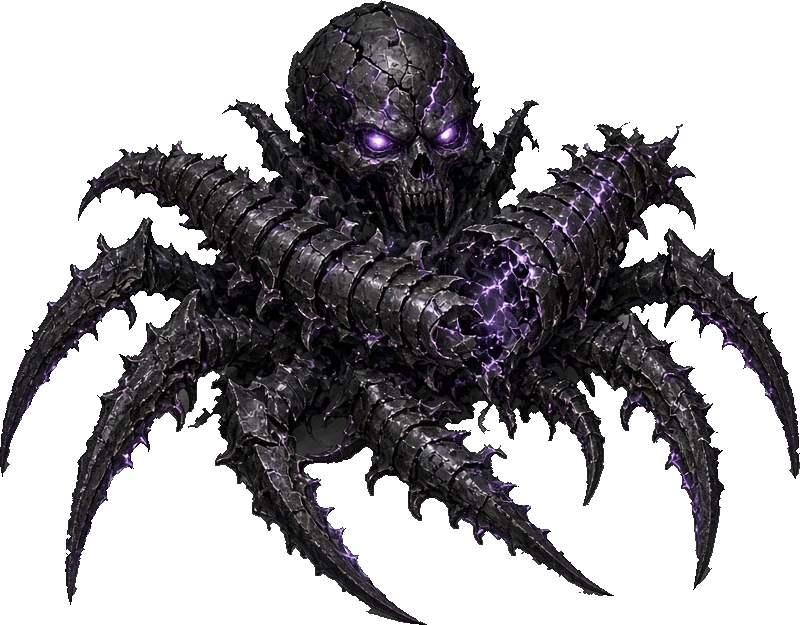
#> input picture art/bosses/coilspire/hitdeath_v1/remains_plate.png, 800 x 625 px, given in place of idle_S_f00.png, which was not available
$ python asheets.py out.png
#> lines starting #> are read from the running program, lines starting #| are printed output that depends on the picture; pictures that were not available may be replaced by others from this repository, and a replacement may not be noted
"""Mender actions v1 - contact sheets: per facing, every frame of every action, painted (top row) over the blockout clay it
is rigged on (middle row, blockout/clay, aim fix) and the approved blockout clay (bottom row, blockout/approved/clay, the
poses of mender_actions.mp4). Red line = pivot row 329; all tiles share one crop and scale.
usage: asheets.py [out_dir]"""
import os, sys, json, numpy as np
from PIL import Image, ImageDraw, ImageFont
HERE = os.path.dirname(os.path.abspath(__file__)); ROOT = os.path.join(HERE, '..')
OUT = sys.argv[1] if len(sys.argv) > 1 else ROOT
ACTS = {'idle': 12, 'attack': 12, 'skill': 12, 'hit': 8, 'death': 13}
BOX = (0, 0, 512, 360); SC = 0.45; BG = (172, 172, 172)
def font(sz):
    for p in ('/usr/share/fonts/truetype/dejavu/DejaVuSans.ttf',):
        if os.path.exists(p): return ImageFont.truetype(p, sz)
    return ImageFont.load_default()
FT = font(14); FB = font(18)

def tile(path):
    a = Image.open(path).convert('RGBA'); b = Image.new('RGBA', a.size, BG + (255,)); b.alpha_composite(a)
    d = ImageDraw.Draw(b); d.line([(0, 329), (512, 329)], fill=(200, 60, 60))
    b = b.crop(BOX).convert('RGB'); return b.resize((int(b.width * SC), int(b.height * SC)), Image.LANCZOS)

def sheet(F):
#> called with F = 'S'
    tw, th = int((BOX[2] - BOX[0]) * SC), int((BOX[3] - BOX[1]) * SC); lw = 120
    rows = []
    for act, n in ACTS.items():
        rows += [(act, 'painted', [f'{ROOT}/frames/{act}_{F}_f{i:02d}.png' for i in range(n)]),
                 (act, 'rig clay', [f'{ROOT}/blockout/clay/mender_{act}_{F}_f{i:02d}.png' for i in range(n)]),
                 (act, 'approved', [f'{ROOT}/blockout/approved/clay/mender_{act}_{F}_f{i:02d}.png' for i in range(n)])]
    S = Image.new('RGB', (lw + 13 * tw, 40 + len(rows) * (th + 4) + 5 * 10), (235, 235, 230)); d = ImageDraw.Draw(S)
#> after `S = Image.new('RGB', (lw + 13 * tw, 40 + len(rows) * (th + 4) + 5 * 10`:
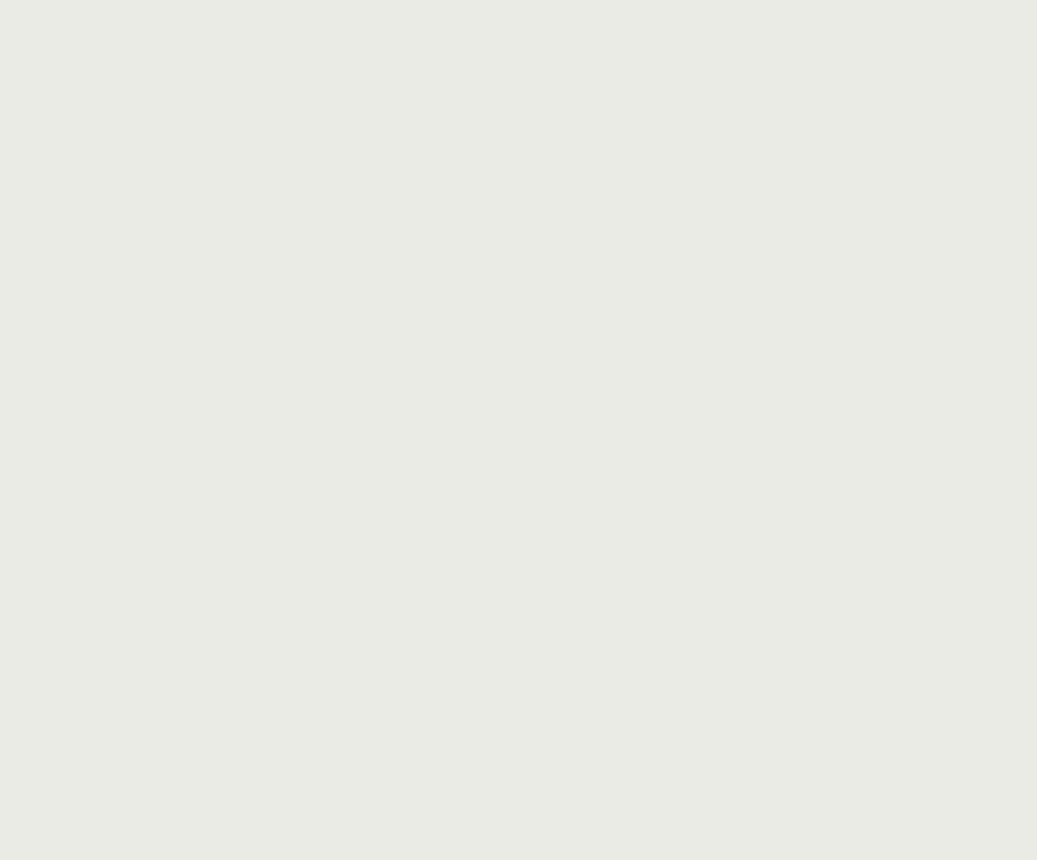
#> S: PIL image 3110x2580 RGB (shown at 1/3 size); mean R, G, B 235, 235, 230
    d.text((10, 10), f'Mender actions v1, facing {F}: painted frames over the rig clay (aim fix) and the approved blockout clay. '
                     f'Frame numbers on top; red = pivot row.', fill=(20, 20, 20), font=FB)
    y = 40; last = None
    for act, kind, paths in rows:
        if act != last and last is not None: y += 10
        last = act
        d.text((8, y + th // 2 - 16), act, fill=(20, 20, 20), font=FB); d.text((8, y + th // 2 + 6), kind, fill=(90, 90, 90), font=FT)
        for i, p in enumerate(paths):
            S.paste(tile(p), (lw + i * tw, y))
#> in tile, a is the input picture: PIL image 800x625 RGBA; mean R, G, B, A 79.5, 77.6, 80.8, 113.7
#> in tile, `b.alpha_composite(a)`:
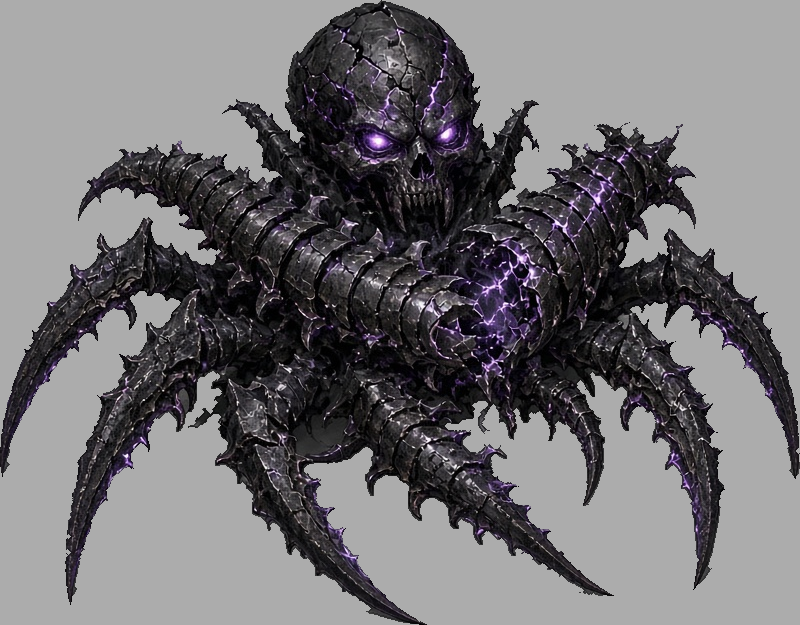
#> b: PIL image 800x625 RGBA; mean R, G, B, A 115.1, 113.3, 116.2, 255
#> in tile, `b = b.crop(BOX).convert('RGB')`:
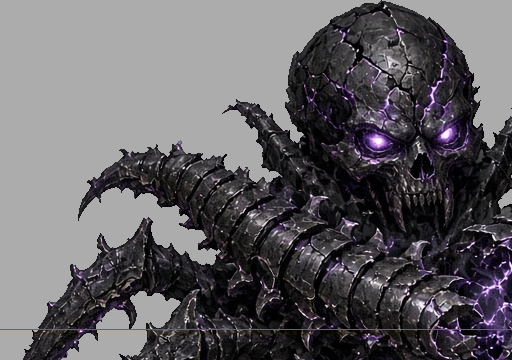
#> b: PIL image 512x360 RGB; mean R, G, B 98.8, 96, 99.9
#> in tile, `return b.resize((int(b.width * SC), int(b.height * SC)), Image.LANCZOS`:
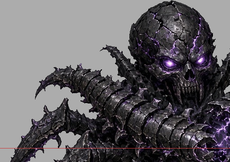
#> returned value: PIL image 230x162 RGB; mean R, G, B 98.9, 96.1, 100
            if kind == 'painted': d.text((lw + i * tw + 4, y + 2), f'f{i:02d}', fill=(30, 30, 30), font=FT)
        y += th + 4
    S.save(f'{OUT}/contact_{F}.png')

if __name__ == '__main__':
#> (the run stopped early here; a loop or call above may not have finished)
